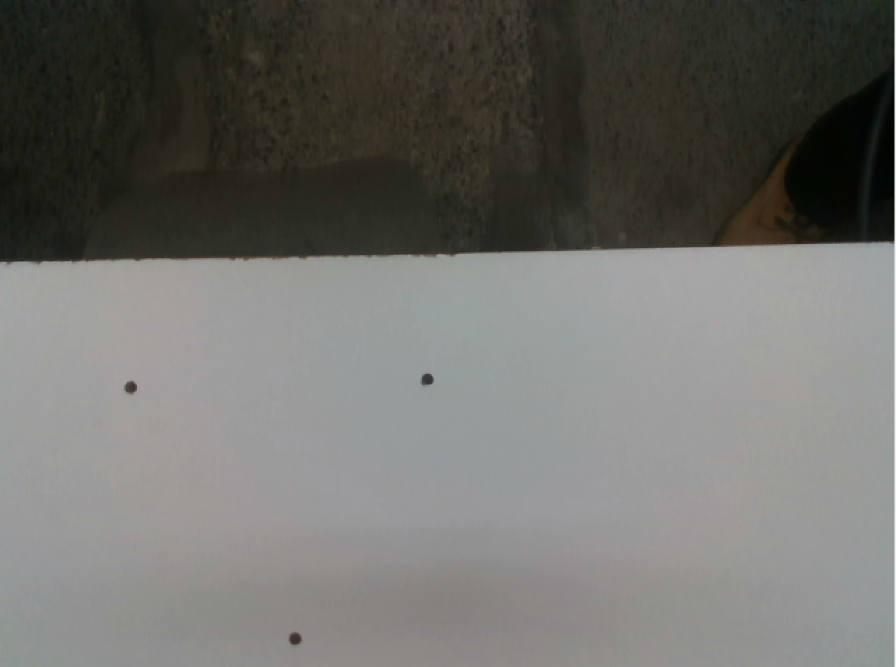
#> input picture HoleDetection/testPhotos/centre1.png, 1792 x 1334 px (shown at 1/2 size)
$ python blob_detection_im_centre.py
#> lines starting #> are read from the running program, lines starting #| are printed output that depends on the picture; after the words box and inside, x2 and y2 are one past the last pixel; in counts of white or black regions, pixels touching at a corner belong together
import cv2
import numpy as np

# Load an image
image = cv2.imread("testPhotos/centre1.png")
#> image is the input picture: shape (1334, 1792, 3); mean B, G, R 106, 110, 110.3

# Get the dimensions of the original image
original_height, original_width = image.shape[:2]
#> original_height = 1334; original_width = 1792
center_x, center_y = original_width / 2, original_height / 2
#> center_x = 896; center_y = 667
print(f"Width and Height are: {original_width}, {original_height}")
#| Width and Height are: 1792, 1334

# Setup BlobDetector
params = cv2.SimpleBlobDetector_Params()

# Filter by Area
params.filterByArea = True
params.minArea = 10
params.maxArea = 1000

# Filter by Circularity
params.filterByCircularity = True
params.minCircularity = 0.2

# Filter by Convexity
params.filterByConvexity = False

# Filter by Inertia
params.filterByInertia = True
params.minInertiaRatio = 0.8

# Distance Between Blobs
params.minDistBetweenBlobs = 10

# Create a detector with the parameters
detector = cv2.SimpleBlobDetector_create(params)

# Copy the image for overlay
overlay = image.copy()

# Detect blobs in the image
keypoints = detector.detect(image)
#> keypoints = 3 keypoints; (x, y, size): (261, 775, 26.5), (590, 1277, 26), (855, 759, 24)
print(f"Number of keypoints detected: {len(keypoints)}")
#| Number of keypoints detected: 3

# Calculate the distance to the center and find the closest blob
closest_keypoint = None
min_distance = float('inf')

for i, k in enumerate(keypoints):
    # Calculate distance from the center
    distance = np.sqrt((k.pt[0] - center_x) ** 2 + (k.pt[1] - center_y) ** 2)
    print(f"Point {i+1} is at x = {k.pt[0]:.2f}, y = {k.pt[1]:.2f}, Distance to center: {distance:.2f}")

    # Update closest point if distance is smaller
    if distance < min_distance:
        min_distance = distance
        closest_keypoint = k
#> this loop made 3 passes
#> (distance, min_distance, closest_keypoint) on passes 1 to 2: (682.7, 682.7, keypoint at (590, 1277.3), size 26), (100.5, 100.5, keypoint at (854.6, 758.6), size 24)
#> (k, distance) on pass 3: (keypoint at (261.2, 774.6), size 26.5, 643.9)
#| Point 1 is at x = 590.03, y = 1277.28, Distance to center: 682.68
#| Point 2 is at x = 854.62, y = 758.55, Distance to center: 100.47
#| Point 3 is at x = 261.16, y = 774.59, Distance to center: 643.90
#> after the loop, min_distance = 100.5

# Draw the closest blob if found
if closest_keypoint:
    cv2.circle(overlay, (int(closest_keypoint.pt[0]), int(closest_keypoint.pt[1])), int(closest_keypoint.size / 2), (0, 0, 255), -1)
#> overlay: shape (1334, 1792, 3); 0.02% of pixels changed, all inside (x1, y1, x2, y2) = (843, 747, 866, 770)
    cv2.line(overlay, (int(closest_keypoint.pt[0]) - 20, int(closest_keypoint.pt[1])), (int(closest_keypoint.pt[0]) + 20, int(closest_keypoint.pt[1])), (0, 0, 0), 3)
#> overlay: shape (1334, 1792, 3); mean B, G, R 106, 110, 110.3
    cv2.line(overlay, (int(closest_keypoint.pt[0]), int(closest_keypoint.pt[1]) - 20), (int(closest_keypoint.pt[0]), int(closest_keypoint.pt[1]) + 20), (0, 0, 0), 3)
#> overlay: shape (1334, 1792, 3); mean B, G, R 106, 110, 110.3

    print(f"Closest point is at x = {closest_keypoint.pt[0]:.2f}, y = {closest_keypoint.pt[1]:.2f}, Distance to center: {min_distance:.2f}")
#| Closest point is at x = 854.62, y = 758.55, Distance to center: 100.47

# Adjust opacity for the overlay
opacity = 0.5
cv2.addWeighted(overlay, opacity, image, 1 - opacity, 0, image)
#> image: shape (1334, 1792, 3); 0.02% of pixels changed, all inside (x1, y1, x2, y2) = (832, 736, 877, 781)

# Resize the image to fit the window if needed
image = cv2.resize(image, None, fx=0.5, fy=0.5, interpolation=cv2.INTER_CUBIC)
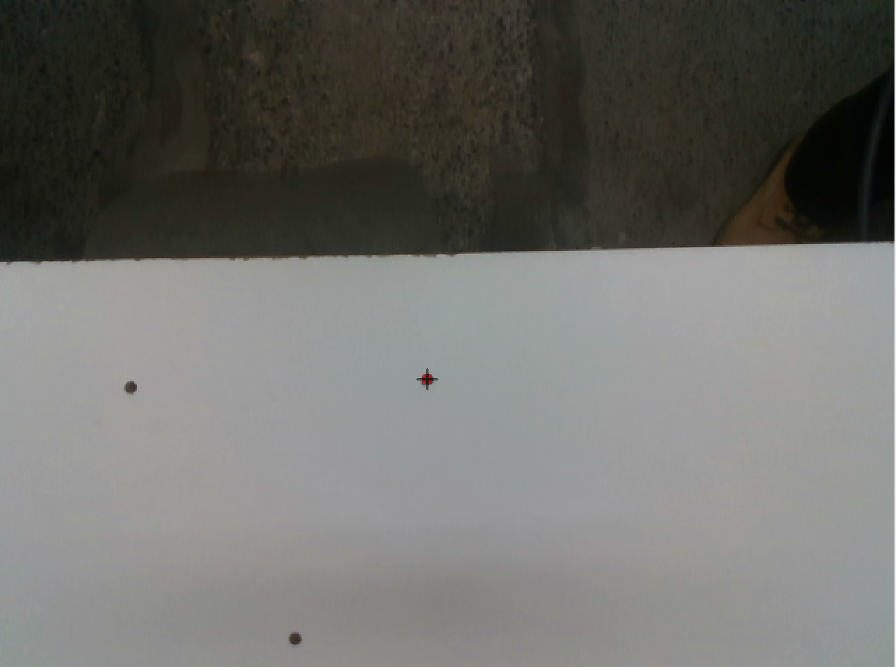
#> image: shape (667, 896, 3); mean B, G, R 106, 110, 110.3

# Show the result
cv2.imshow("Output", image)

# Wait for a key press to close the window
cv2.waitKey(0)
cv2.destroyAllWindows()

$ run again, with HoleDetection/testPhotos/3.png copied over HoleDetection/testPhotos/centre1.png
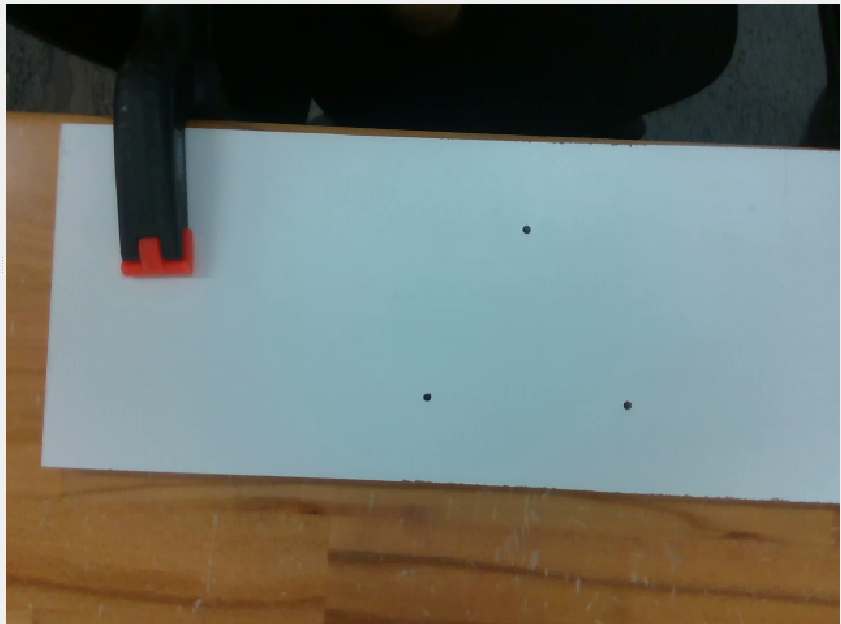
#> input picture HoleDetection/testPhotos/3.png, 841 x 624 px
#> image is the input picture: shape (624, 841, 3); mean B, G, R 109.8, 115.7, 108.8
#| Width and Height are: 841, 624
#> keypoints = 3 keypoints; (x, y, size): (627, 405, 9.3), (427, 397, 9.2), (526, 229, 9.1)
#| Number of keypoints detected: 3
#> the loop `for i, k in enumerate(keypoints):` made 3 passes
#> (distance, min_distance, closest_keypoint) on passes 1, 3: (134, 134, keypoint at (526.1, 229.5), size 9.1), (85.04, 85.04, keypoint at (426.7, 396.8), size 9.2)
#> (printed output is left out)
#> after the loop `for i, k in enumerate(keypoints):`: min_distance = 85.04
#> `cv2.line(overlay, (int(closest_keypoint.pt[0]) - 20, int(closest_keypo..`:
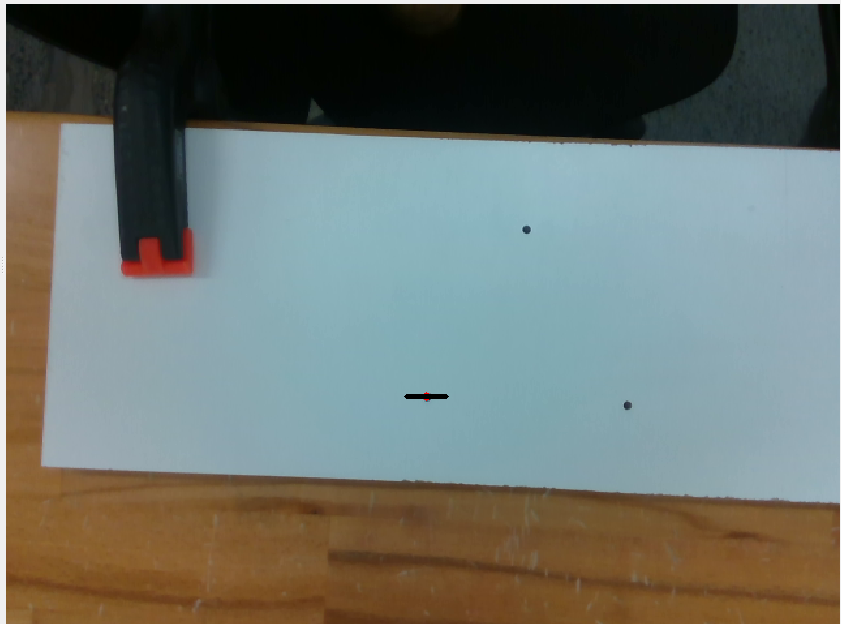
#> overlay: shape (624, 841, 3); mean B, G, R 109.7, 115.6, 108.7
#| Closest point is at x = 426.73, y = 396.81, Distance to center: 85.04
#> `cv2.addWeighted(overlay, opacity, image, 1 - opacity, 0, image)`:
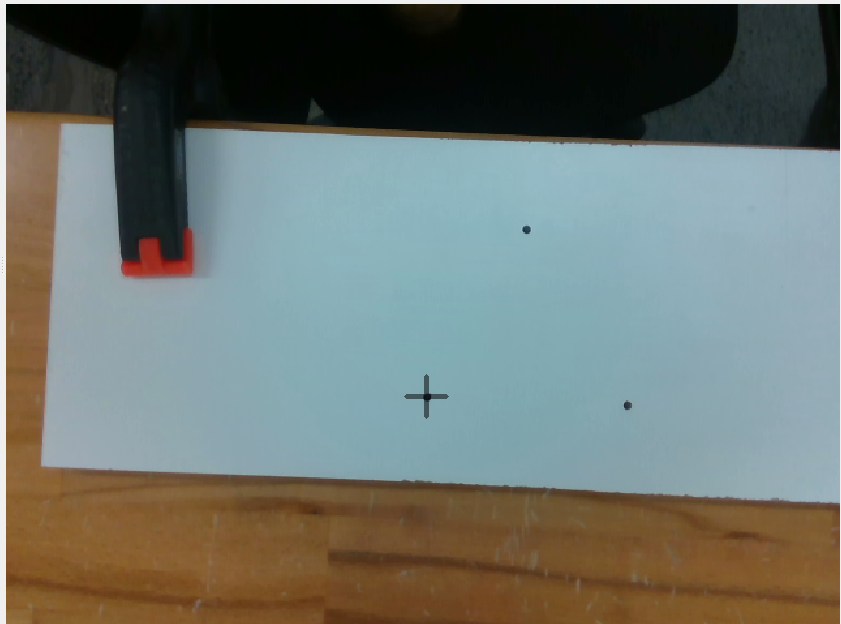
#> image: shape (624, 841, 3); 0.08% of pixels changed, all inside (x1, y1, x2, y2) = (404, 374, 449, 419)

$ run again, with HoleDetection/testPhotos/4.png copied over HoleDetection/testPhotos/centre1.png
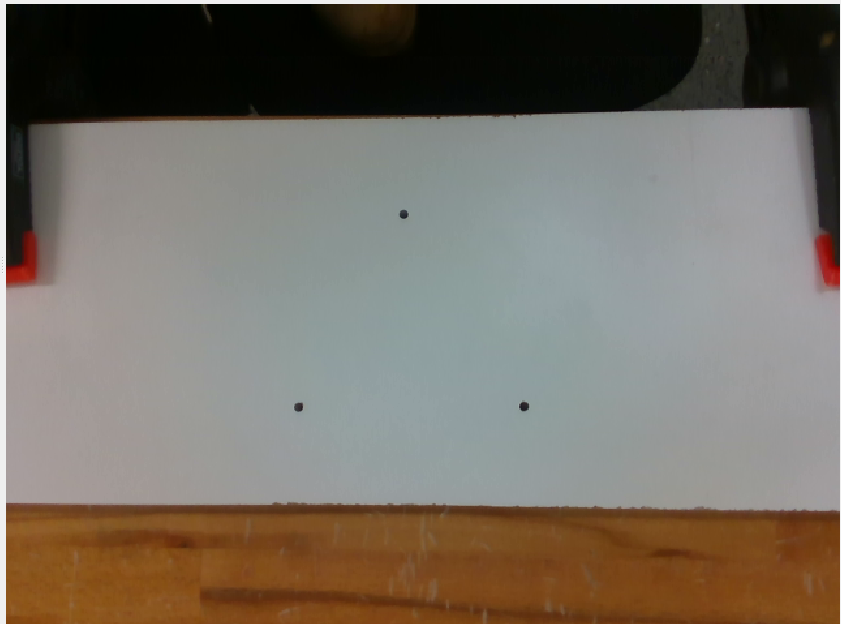
#> input picture HoleDetection/testPhotos/4.png, 841 x 624 px
#> image is the input picture: shape (624, 841, 3); mean B, G, R 101.2, 111.1, 118.3
#| Width and Height are: 841, 624
#> keypoints = 3 keypoints; (x, y, size): (524, 406, 10.6), (298, 407, 10.5), (403, 214, 10.1)
#| Number of keypoints detected: 3
#> the loop `for i, k in enumerate(keypoints):` made 3 passes
#> (distance, min_distance, closest_keypoint) on passes 1 to 2: (139.6, 139.6, keypoint at (523.7, 406.1), size 10.6), (99.49, 99.49, keypoint at (403.4, 214), size 10.1)
#> (printed output is left out)
#> after the loop `for i, k in enumerate(keypoints):`: min_distance = 99.49
#> `cv2.line(overlay, (int(closest_keypoint.pt[0]) - 20, int(closest_keypo..`:
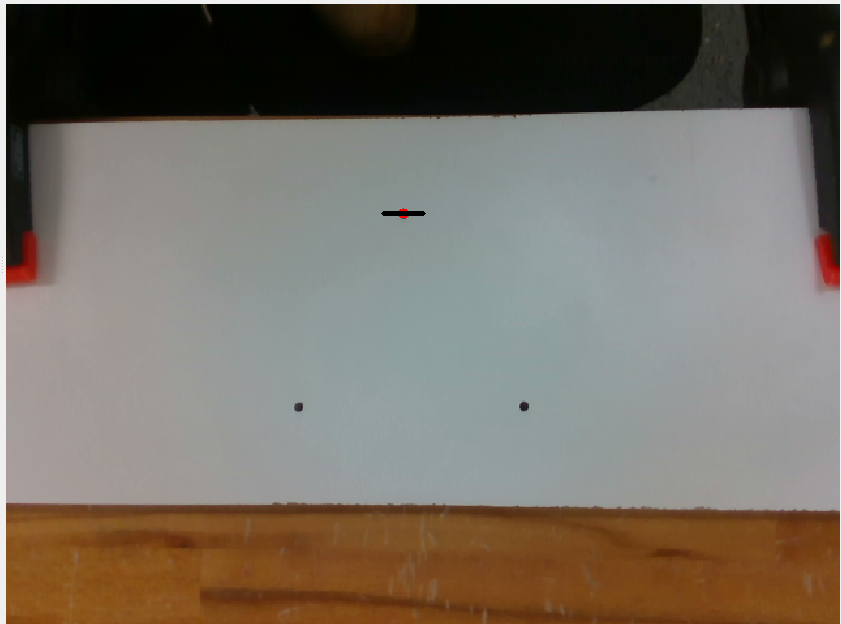
#> overlay: shape (624, 841, 3); mean B, G, R 101.2, 111, 118.2
#| Closest point is at x = 403.44, y = 213.98, Distance to center: 99.49
#> `cv2.addWeighted(overlay, opacity, image, 1 - opacity, 0, image)`:
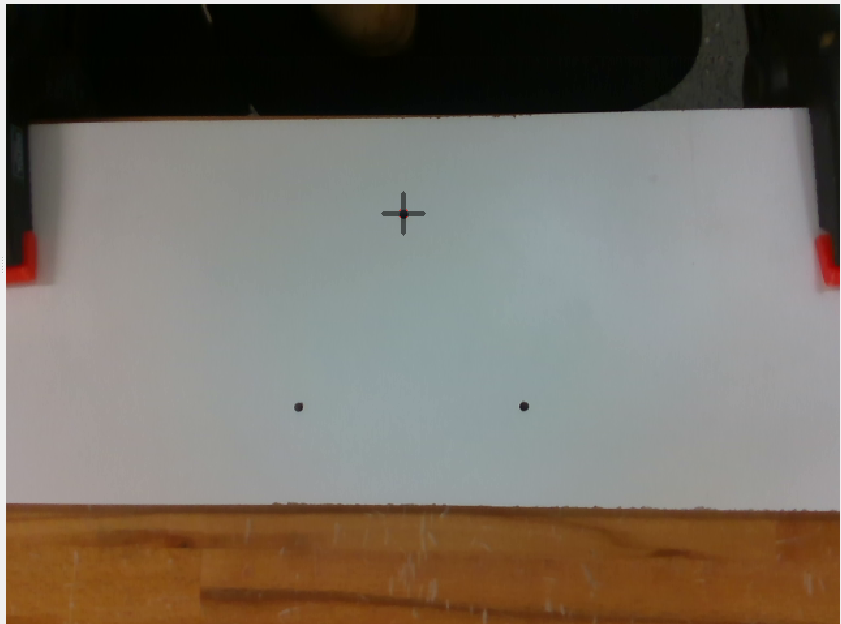
#> image: shape (624, 841, 3); 0.08% of pixels changed, all inside (x1, y1, x2, y2) = (381, 191, 426, 236)
